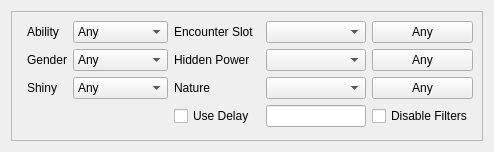
<?xml version="1.0" encoding="UTF-8"?>
<ui version="4.0">
 <class>Filter</class>
 <widget class="QWidget" name="Filter">
  <property name="geometry">
   <rect>
    <x>0</x>
    <y>0</y>
    <width>494</width>
    <height>152</height>
   </rect>
  </property>
  <layout class="QGridLayout" name="gridLayout">
   <item row="0" column="0">
    <widget class="QScrollArea" name="scrollArea">
     <property name="widgetResizable">
      <bool>true</bool>
     </property>
     <widget class="QWidget" name="scrollAreaWidgetContents">
      <property name="geometry">
       <rect>
        <x>0</x>
        <y>0</y>
        <width>474</width>
        <height>132</height>
       </rect>
      </property>
      <layout class="QGridLayout" name="gridLayout_2">
       <item row="0" column="1">
        <widget class="QLabel" name="labelAbility">
         <property name="text">
          <string>Ability</string>
         </property>
        </widget>
       </item>
       <item row="0" column="2">
        <widget class="ComboBox" name="comboBoxAbility">
         <item>
          <property name="text">
           <string>Any</string>
          </property>
         </item>
         <item>
          <property name="text">
           <string notr="true">0</string>
          </property>
         </item>
         <item>
          <property name="text">
           <string notr="true">1</string>
          </property>
         </item>
        </widget>
       </item>
       <item row="0" column="3">
        <widget class="QLabel" name="labelEncounterSlot">
         <property name="text">
          <string>Encounter Slot</string>
         </property>
        </widget>
       </item>
       <item row="0" column="6">
        <widget class="QPushButton" name="pushButtonEncounterSlot">
         <property name="text">
          <string>Any</string>
         </property>
        </widget>
       </item>
       <item row="1" column="1">
        <widget class="QLabel" name="labelGender">
         <property name="text">
          <string>Gender</string>
         </property>
        </widget>
       </item>
       <item row="1" column="2">
        <widget class="ComboBox" name="comboBoxGender">
         <item>
          <property name="text">
           <string>Any</string>
          </property>
         </item>
         <item>
          <property name="text">
           <string notr="true">♂</string>
          </property>
         </item>
         <item>
          <property name="text">
           <string notr="true">♀</string>
          </property>
         </item>
        </widget>
       </item>
       <item row="1" column="3">
        <widget class="QLabel" name="labelHiddenPower">
         <property name="text">
          <string>Hidden Power</string>
         </property>
        </widget>
       </item>
       <item row="1" column="5">
        <widget class="CheckList" name="checkListHiddenPower"/>
       </item>
       <item row="1" column="6">
        <widget class="QPushButton" name="pushButtonHiddenPower">
         <property name="text">
          <string>Any</string>
         </property>
        </widget>
       </item>
       <item row="2" column="1">
        <widget class="QLabel" name="labelShiny">
         <property name="text">
          <string>Shiny</string>
         </property>
        </widget>
       </item>
       <item row="2" column="2">
        <widget class="ComboBox" name="comboBoxShiny">
         <item>
          <property name="text">
           <string>Any</string>
          </property>
         </item>
         <item>
          <property name="text">
           <string>Star</string>
          </property>
         </item>
         <item>
          <property name="text">
           <string>Square</string>
          </property>
         </item>
         <item>
          <property name="text">
           <string>Star/Square</string>
          </property>
         </item>
        </widget>
       </item>
       <item row="2" column="3">
        <widget class="QLabel" name="labelNature">
         <property name="text">
          <string>Nature</string>
         </property>
        </widget>
       </item>
       <item row="2" column="5">
        <widget class="CheckList" name="checkListNature"/>
       </item>
       <item row="2" column="6">
        <widget class="QPushButton" name="pushButtonNature">
         <property name="text">
          <string>Any</string>
         </property>
        </widget>
       </item>
       <item row="3" column="3" colspan="2">
        <widget class="QCheckBox" name="checkBoxDelay">
         <property name="text">
          <string>Use Delay</string>
         </property>
        </widget>
       </item>
       <item row="3" column="5">
        <widget class="TextBox" name="textBoxDelay">
         <property name="sizePolicy">
          <sizepolicy hsizetype="Preferred" vsizetype="Fixed">
           <horstretch>0</horstretch>
           <verstretch>0</verstretch>
          </sizepolicy>
         </property>
        </widget>
       </item>
       <item row="3" column="6">
        <widget class="QCheckBox" name="checkBoxDisableFilters">
         <property name="text">
          <string>Disable Filters</string>
         </property>
        </widget>
       </item>
       <item row="0" column="5">
        <widget class="CheckList" name="checkListEncounterSlot"/>
       </item>
       <item row="0" column="0" rowspan="4">
        <widget class="IVFilter" name="ivFilter" native="true"/>
       </item>
      </layout>
     </widget>
    </widget>
   </item>
  </layout>
 </widget>
 <customwidgets>
  <customwidget>
   <class>TextBox</class>
   <extends>QLineEdit</extends>
   <header>Form/Controls/TextBox.hpp</header>
  </customwidget>
  <customwidget>
   <class>ComboBox</class>
   <extends>QComboBox</extends>
   <header>Form/Controls/ComboBox.hpp</header>
  </customwidget>
  <customwidget>
   <class>CheckList</class>
   <extends>QComboBox</extends>
   <header>Form/Controls/CheckList.hpp</header>
   <slots>
    <slot>resetChecks()</slot>
   </slots>
  </customwidget>
  <customwidget>
   <class>IVFilter</class>
   <extends>QWidget</extends>
   <header>Form/Controls/IVFilter.hpp</header>
   <container>1</container>
  </customwidget>
 </customwidgets>
 <tabstops>
  <tabstop>scrollArea</tabstop>
  <tabstop>comboBoxAbility</tabstop>
  <tabstop>comboBoxGender</tabstop>
  <tabstop>comboBoxShiny</tabstop>
  <tabstop>checkListEncounterSlot</tabstop>
  <tabstop>pushButtonEncounterSlot</tabstop>
  <tabstop>checkListHiddenPower</tabstop>
  <tabstop>pushButtonHiddenPower</tabstop>
  <tabstop>checkListNature</tabstop>
  <tabstop>pushButtonNature</tabstop>
  <tabstop>checkBoxDelay</tabstop>
  <tabstop>textBoxDelay</tabstop>
  <tabstop>checkBoxDisableFilters</tabstop>
 </tabstops>
 <resources/>
 <connections/>
</ui>
